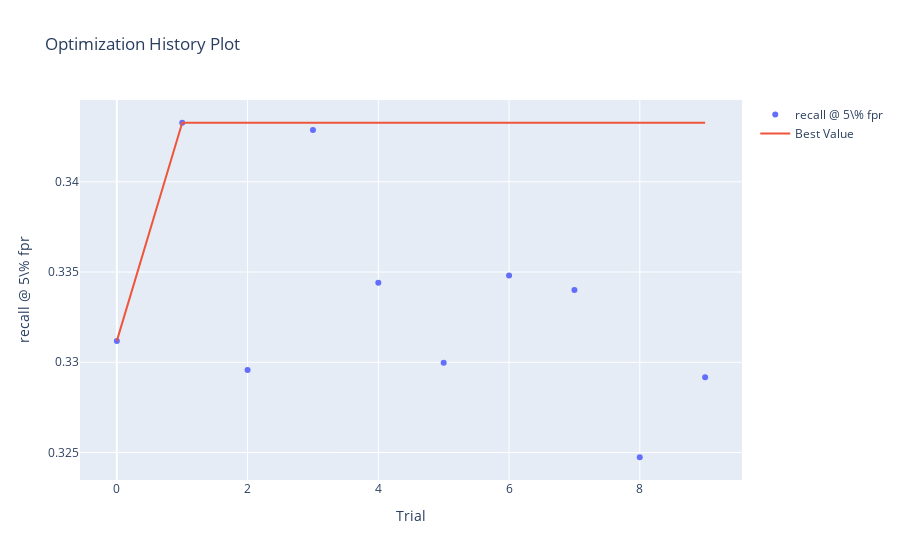

Notebook source saved alongside this figure:
### Code cell
optuna.visualization.plot_optimization_history(study_rf, target_name='recall @ 5\% fpr')

### Figure 1 — Plotly figure (JSON) as saved in the notebook; plotly's stock layout.template omitted (floating-point values rounded to 4 significant figures)
{"data": [{"mode": "markers", "name": "recall @ 5\\% fpr", "type": "scatter", "x": [0, 1, 2, 3, 4, 5, 6, 7, 8, 9], "y": [0.3312, 0.3433, 0.3296, 0.3429, 0.3344, 0.33, 0.3348, 0.334, 0.3247, 0.3292]}, {"mode": "lines", "name": "Best Value", "type": "scatter", "x": [0, 1, 2, 3, 4, 5, 6, 7, 8, 9], "y": [0.3312, 0.3433, 0.3433, 0.3433, 0.3433, 0.3433, 0.3433, 0.3433, 0.3433, 0.3433]}, {"marker": {"color": "#cccccc"}, "mode": "markers", "name": "Infeasible Trial", "showlegend": false, "type": "scatter", "x": [], "y": []}], "layout": {"title": {"text": "Optimization History Plot"}, "xaxis": {"title": {"text": "Trial"}}, "yaxis": {"title": {"text": "recall @ 5\\% fpr"}}}}
